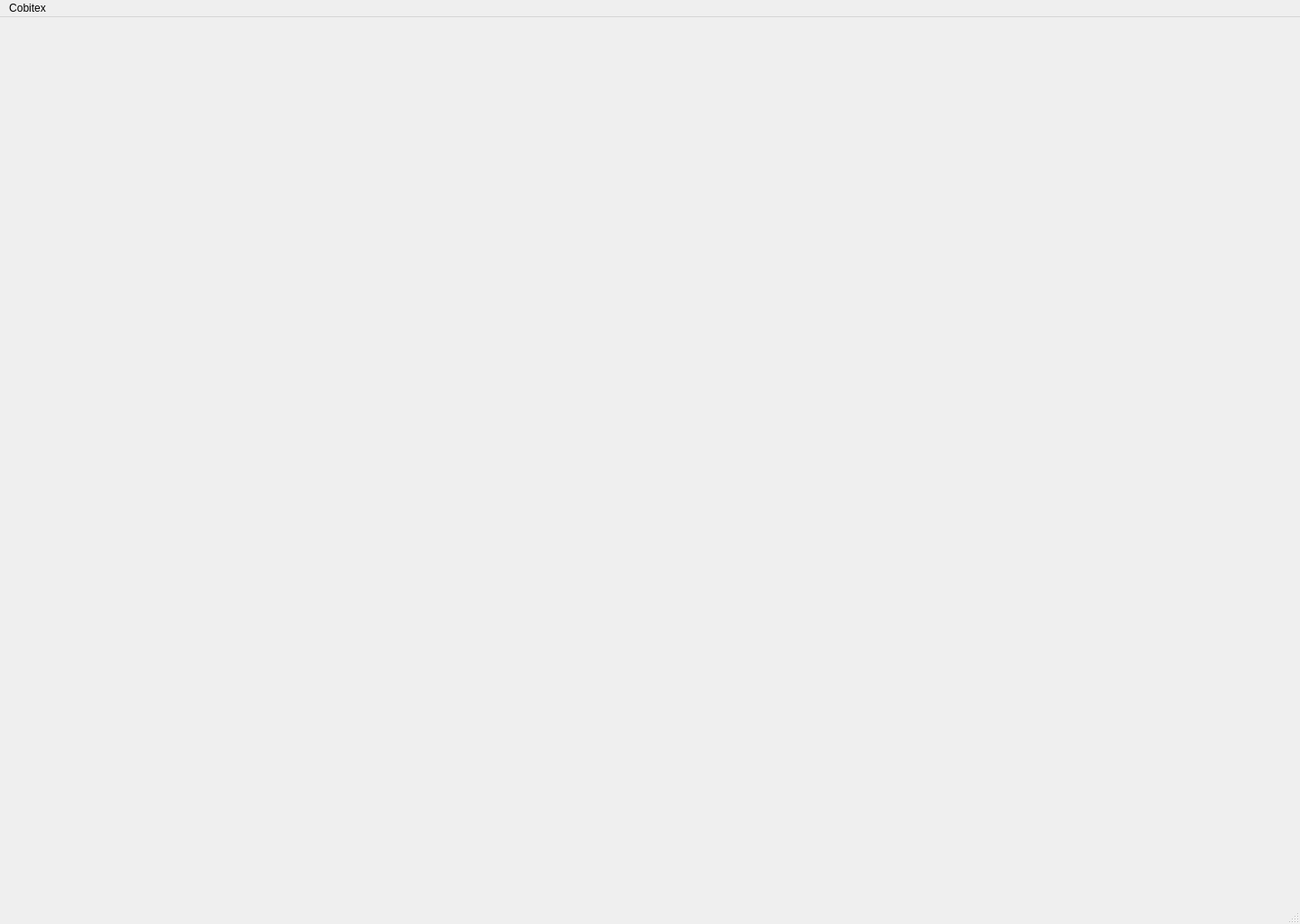
<?xml version="1.0" encoding="UTF-8"?>
<ui version="4.0">
 <class>MainWindow</class>
 <widget class="QMainWindow" name="MainWindow">
  <property name="geometry">
   <rect>
    <x>0</x>
    <y>0</y>
    <width>1440</width>
    <height>1024</height>
   </rect>
  </property>
  <property name="windowTitle">
   <string>MainWindow</string>
  </property>
  <widget class="QWidget" name="centralwidget">
   <widget class="QWidget" name="gridLayoutWidget">
    <property name="geometry">
     <rect>
      <x>0</x>
      <y>0</y>
      <width>1221</width>
      <height>691</height>
     </rect>
    </property>
    <layout class="QGridLayout" name="gridLayout"/>
   </widget>
  </widget>
  <widget class="QStatusBar" name="statusbar"/>
  <widget class="QMenuBar" name="menubar">
   <property name="geometry">
    <rect>
     <x>0</x>
     <y>0</y>
     <width>1440</width>
     <height>25</height>
    </rect>
   </property>
   <widget class="QMenu" name="menuCobitex">
    <property name="title">
     <string>Cobitex</string>
    </property>
    <addaction name="separator"/>
    <addaction name="actionexit"/>
    <addaction name="separator"/>
    <addaction name="actionadd"/>
   </widget>
   <addaction name="menuCobitex"/>
  </widget>
  <action name="actionexit">
   <property name="text">
    <string>exit</string>
   </property>
  </action>
  <action name="actionadd">
   <property name="text">
    <string>add</string>
   </property>
  </action>
 </widget>
 <resources/>
 <connections/>
</ui>
